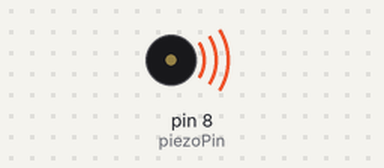
The sketch below on a simulated Arduino Uno, built with avr-gcc and run on an emulated ATmega328P. On the bench: buzzer (waves = sounding).

Above: at 0.2 s.
Timing chart, 0 to 3.5 s (numbered marks = the images above):
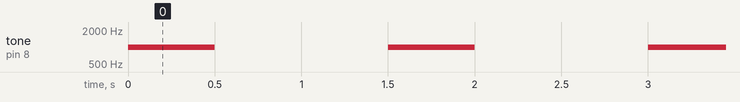

Measured:
- by itself, tone on pin 8 (piezoPin): alternates 1000 Hz for 0.50 s and silent for 1.0 s

The sketch:

Piezo.ino
```cpp
// https://www.youtube.com/watch?v=1_LMAgO14z0&ab_channel=ProgrammingElectronicsAcademy
// Center plate is positive and outer plate is ground
// Specify digital pin on the Arduino that the positive lead of the peizo speaker is attached

int piezoPin = 8;
void setup() {
  // put your setup code here, to run once:

}

void loop() {
  // create a tone
tone(piezoPin,1000,500);
delay(1500);
}
```
